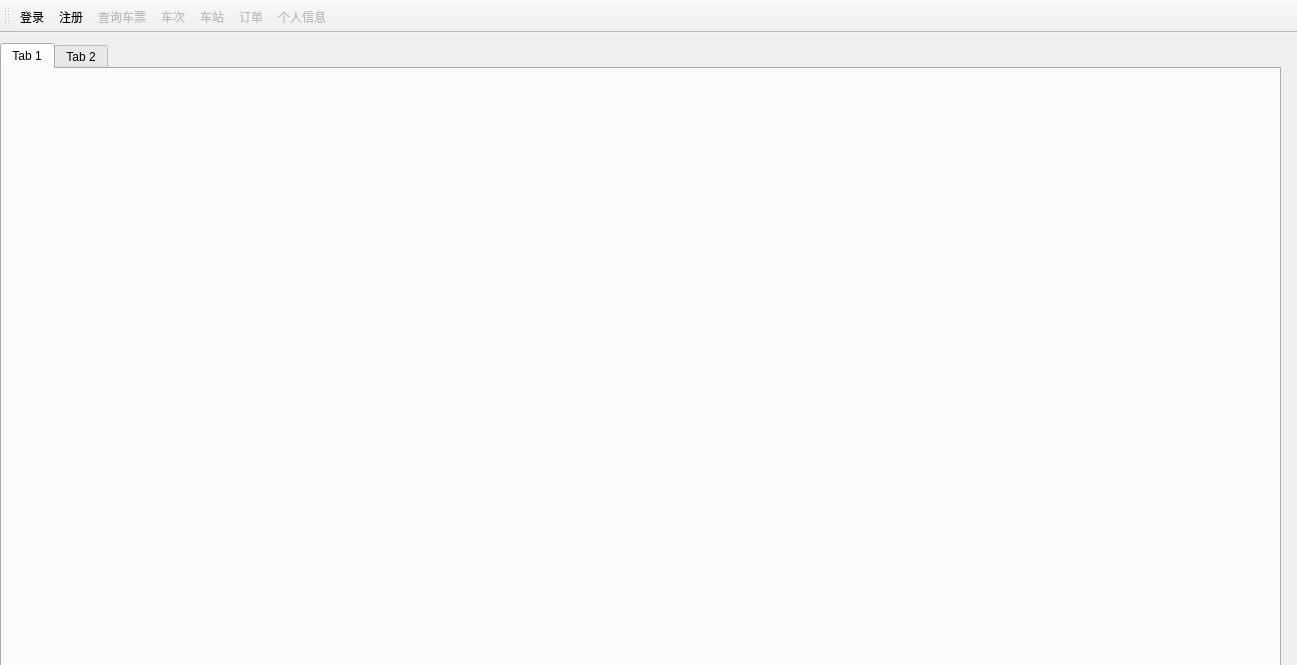
<?xml version="1.0" encoding="UTF-8"?>
<ui version="4.0">
 <class>MainWindow</class>
 <widget class="QMainWindow" name="MainWindow">
  <property name="geometry">
   <rect>
    <x>0</x>
    <y>0</y>
    <width>1297</width>
    <height>665</height>
   </rect>
  </property>
  <property name="windowTitle">
   <string>MainWindow</string>
  </property>
  <widget class="QWidget" name="centralwidget">
   <widget class="QWidget" name="horizontalLayoutWidget">
    <property name="geometry">
     <rect>
      <x>0</x>
      <y>10</y>
      <width>1281</width>
      <height>631</height>
     </rect>
    </property>
    <layout class="QHBoxLayout" name="horizontalLayout">
     <item>
      <widget class="QTabWidget" name="tabWidget">
       <widget class="QWidget" name="tab">
        <attribute name="title">
         <string>Tab 1</string>
        </attribute>
       </widget>
       <widget class="QWidget" name="tab_2">
        <attribute name="title">
         <string>Tab 2</string>
        </attribute>
       </widget>
      </widget>
     </item>
    </layout>
   </widget>
  </widget>
  <widget class="QToolBar" name="toolBar">
   <property name="enabled">
    <bool>true</bool>
   </property>
   <property name="windowTitle">
    <string>toolBar</string>
   </property>
   <attribute name="toolBarArea">
    <enum>TopToolBarArea</enum>
   </attribute>
   <attribute name="toolBarBreak">
    <bool>false</bool>
   </attribute>
   <addaction name="login"/>
   <addaction name="register_2"/>
   <addaction name="ticket"/>
   <addaction name="Train"/>
   <addaction name="station"/>
   <addaction name="order"/>
   <addaction name="information"/>
  </widget>
  <action name="login">
   <property name="icon">
    <iconset resource="qss.qrc">
     <normaloff>:/new/icon/icon/login.png</normaloff>:/new/icon/icon/login.png</iconset>
   </property>
   <property name="text">
    <string>登录</string>
   </property>
  </action>
  <action name="ticket">
   <property name="enabled">
    <bool>false</bool>
   </property>
   <property name="icon">
    <iconset resource="qss.qrc">
     <normaloff>:/new/icon/icon/ticket.png</normaloff>:/new/icon/icon/ticket.png</iconset>
   </property>
   <property name="text">
    <string>查询车票</string>
   </property>
  </action>
  <action name="station">
   <property name="enabled">
    <bool>false</bool>
   </property>
   <property name="icon">
    <iconset resource="qss.qrc">
     <normaloff>:/new/icon/icon/station.png</normaloff>:/new/icon/icon/station.png</iconset>
   </property>
   <property name="text">
    <string>车站</string>
   </property>
  </action>
  <action name="order">
   <property name="enabled">
    <bool>false</bool>
   </property>
   <property name="icon">
    <iconset resource="qss.qrc">
     <normaloff>:/new/icon/icon/order.png</normaloff>:/new/icon/icon/order.png</iconset>
   </property>
   <property name="text">
    <string>订单</string>
   </property>
  </action>
  <action name="information">
   <property name="enabled">
    <bool>false</bool>
   </property>
   <property name="icon">
    <iconset resource="qss.qrc">
     <normaloff>:/new/icon/icon/my.png</normaloff>:/new/icon/icon/my.png</iconset>
   </property>
   <property name="text">
    <string>个人信息</string>
   </property>
  </action>
  <action name="Train">
   <property name="enabled">
    <bool>false</bool>
   </property>
   <property name="icon">
    <iconset resource="qss.qrc">
     <normaloff>:/new/icon/icon/train.png</normaloff>:/new/icon/icon/train.png</iconset>
   </property>
   <property name="text">
    <string>车次</string>
   </property>
  </action>
  <action name="register_2">
   <property name="enabled">
    <bool>true</bool>
   </property>
   <property name="icon">
    <iconset resource="qss.qrc">
     <normaloff>:/new/icon/icon/register.png</normaloff>:/new/icon/icon/register.png</iconset>
   </property>
   <property name="text">
    <string>注册</string>
   </property>
  </action>
 </widget>
 <resources>
  <include location="qss.qrc"/>
 </resources>
 <connections/>
</ui>
